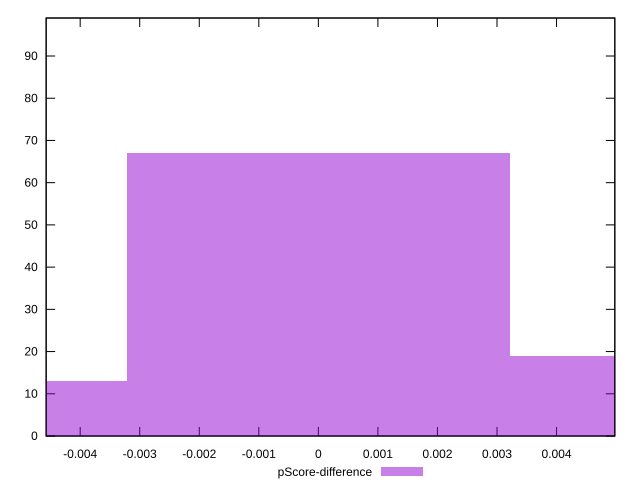

Source code (gnuplot):
reset

$pScoreDifference <<EOF
0 67
-0.0064383533375782405 13
0.0064383533375782405 19
EOF

set key outside below
set boxwidth 0.0064383533375782405
set xrange [-0.004571662570665103:0.004978839210129649]
set yrange [0:99]
set trange [0:99]
set style fill transparent solid 0.5 noborder
set terminal svg size 640, 490 enhanced background rgb 'white'
set output "report/report_00029_2021-02-24T13-36-40.390Z/first-meaningful-paint/samples/card/pScore-difference/histogram.svg"

plot $pScoreDifference title "pScore-difference" with boxes

reset
